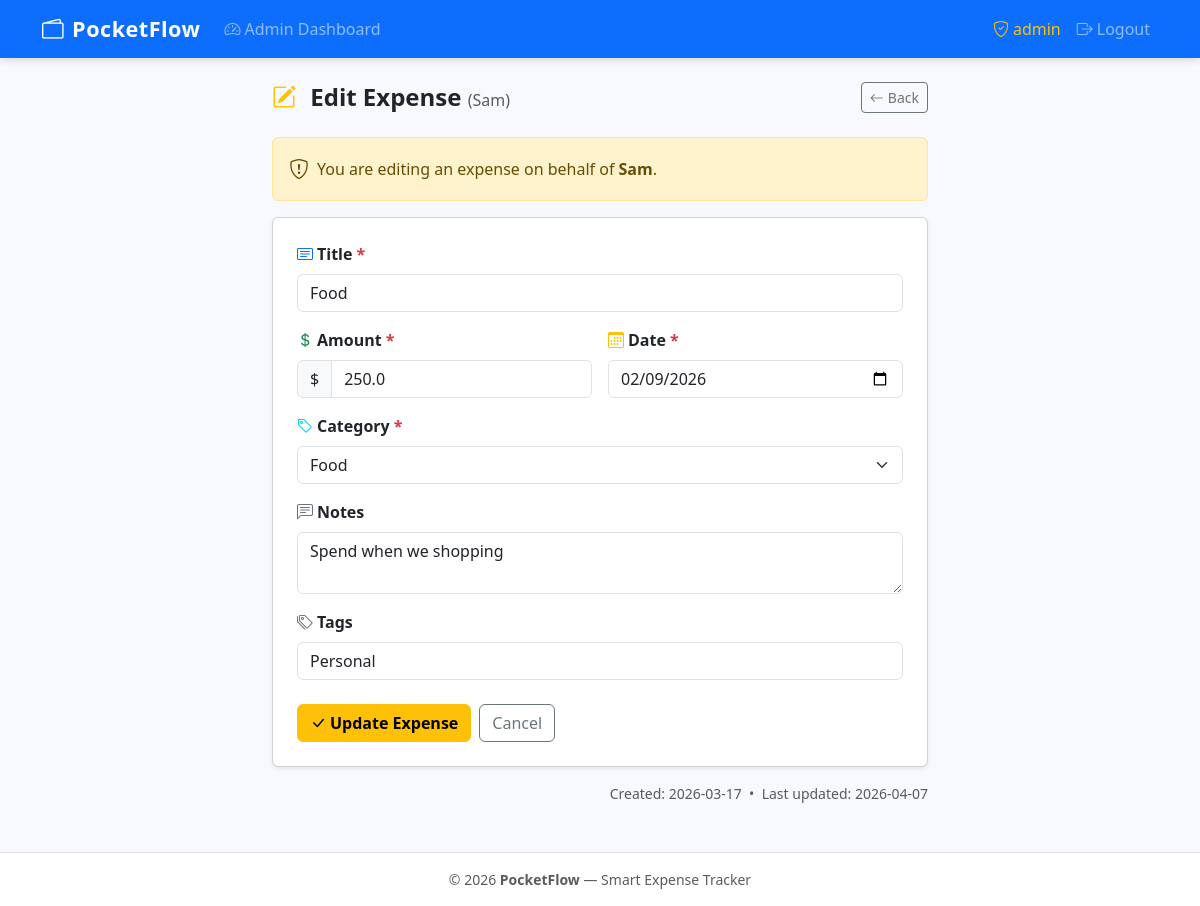
The page /admin/expense/edit/6 (signed in) on the database as committed earlier.
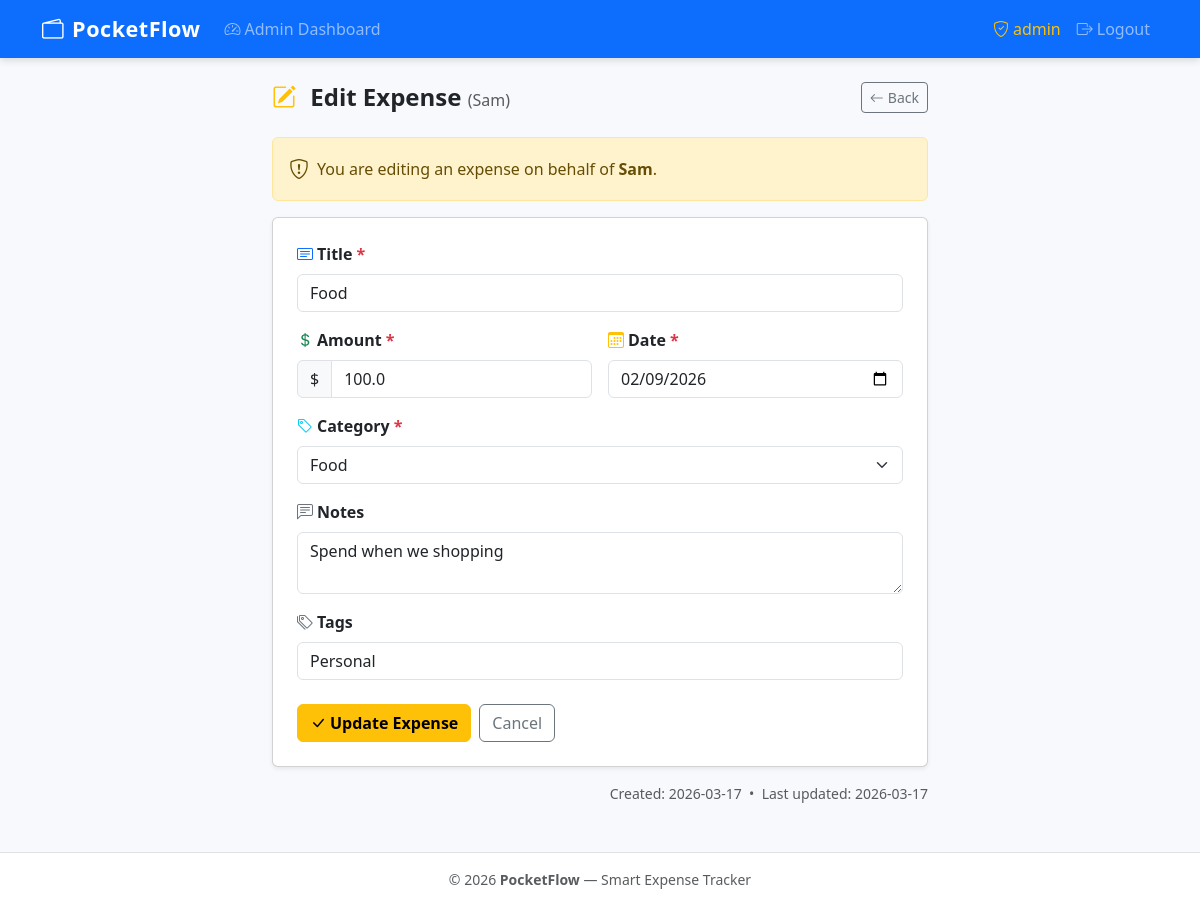
The same page on the database as committed later.
### tables this page shows
CREATE TABLE expenses (
            id         INTEGER PRIMARY KEY AUTOINCREMENT,
            user_id    INTEGER NOT NULL,
            title      TEXT    NOT NULL,
            amount     REAL    NOT NULL,
            date       TEXT    NOT NULL,
            category   TEXT    NOT NULL,
            notes      TEXT    NOT NULL DEFAULT '',
            tags       TEXT    NOT NULL DEFAULT '',
            created_at TEXT    NOT NULL DEFAULT (datetime('now')),
            updated_at TEXT    NOT NULL DEFAULT (datetime('now')),
            FOREIGN KEY (user_id) REFERENCES users(id) ON DELETE CASCADE
        );

### app.py (the view, shortened to what this page needs)
@app.route('/admin/expense/edit/<int:expense_id>', methods=['GET', 'POST'])
@admin_required
def admin_edit_expense(expense_id):
    conn    = get_db()
    expense = conn.execute(
        'SELECT e.*, u.username FROM expenses e JOIN users u ON e.user_id = u.id WHERE e.id = ?',
        [expense_id]
    ).fetchone()
    conn.close()
    if not expense:
        flash('Expense not found.', 'danger')
        return redirect(url_for('admin_dashboard'))
    return render_template('admin/edit_expense.html', expense=expense, categories=CATEGORIES)

### app.py (called while the page is built, shortened)
def get_db():
    conn = sqlite3.connect(DATABASE)
    conn.row_factory = sqlite3.Row
    conn.execute('PRAGMA foreign_keys = ON')
    return conn

def admin_required(f):
    @wraps(f)
    def decorated(*args, **kwargs):
        if 'user_id' not in session:
            flash('Please log in to continue.', 'warning')
            return redirect(url_for('login'))
        if not session.get('is_admin'):
            flash('Admin access required.', 'danger')
            return redirect(url_for('dashboard'))
        return f(*args, **kwargs)
    return decorated

@app.before_request
def load_user_from_remember_token():
    if 'user_id' in session:
        return

### templates/admin/edit_expense.html (shortened to what this page needs)
{% extends 'base.html' %}
{% block content %}
<div class="container" style="max-width:680px">
  <div class="page-header mt-2">
    <h2>
      <i class="bi bi-pencil-square me-2 text-warning"></i>
      Edit Expense
      <small class="text-muted fs-6 fw-normal">({{ expense.username }})</small>
    </h2>
    <a href="{{ url_for('admin_user_expenses', user_id=expense.user_id) }}"
       class="btn btn-outline-secondary btn-sm">
      <i class="bi bi-arrow-left me-1"></i>Back
    </a>
  </div>
  <div class="alert alert-warning d-flex align-items-center">
    <i class="bi bi-shield-exclamation me-2 fs-5"></i>
    You are editing an expense on behalf of <strong class="ms-1">{{ expense.username }}</strong>.
  </div>
  <div class="card shadow-sm">
    <div class="card-body p-4">
      <form method="POST" action="{{ url_for('admin_edit_expense', expense_id=expense.id) }}" novalidate>
        <div class="mb-3">
          <label for="title" class="form-label fw-semibold">
            <i class="bi bi-card-text me-1 text-primary"></i>Title <span class="text-danger">*</span>
          </label>
          <input type="text" id="title" name="title" class="form-control"
                 value="{{ request.form.get('title', expense.title) }}" required>
        </div>
        <div class="row g-3 mb-3">
          <div class="col-sm-6">
            <label for="amount" class="form-label fw-semibold">
              <i class="bi bi-currency-dollar me-1 text-success"></i>Amount <span class="text-danger">*</span>
            </label>
            <div class="input-group">
              <span class="input-group-text">$</span>
              <input type="number" id="amount" name="amount" class="form-control"
                     step="0.01" min="0.01"
                     value="{{ request.form.get('amount', expense.amount) }}" required>
            </div>
          </div>
          <div class="col-sm-6">
            <label for="date" class="form-label fw-semibold">
              <i class="bi bi-calendar3 me-1 text-warning"></i>Date <span class="text-danger">*</span>
            </label>
            <input type="date" id="date" name="date" class="form-control"
                   value="{{ request.form.get('date', expense.date) }}" required>
          </div>
        </div>
        <div class="mb-3">
          <label for="category" class="form-label fw-semibold">
            <i class="bi bi-tag me-1 text-info"></i>Category <span class="text-danger">*</span>
          </label>
          <select id="category" name="category" class="form-select" required>
            {% for cat in categories %}
              <option value="{{ cat }}"
                {{ 'selected' if request.form.get('category', expense.category) == cat }}>
                {{ cat }}
              </option>
            {% endfor %}
          </select>
        </div>
        <div class="mb-3">
          <label for="notes" class="form-label fw-semibold">
            <i class="bi bi-chat-left-text me-1 text-secondary"></i>Notes
          </label>
          <textarea id="notes" name="notes" class="form-control" rows="2">{{ request.form.get('notes', expense.notes) }}</textarea>
        </div>
        <div class="mb-4">
          <label for="tags" class="form-label fw-semibold">
            <i class="bi bi-tags me-1 text-secondary"></i>Tags
          </label>
          <input type="text" id="tags" name="tags" class="form-control"
                 placeholder="comma-separated"
                 value="{{ request.form.get('tags', expense.tags) }}">
        </div>
        <div class="d-flex gap-2">
          <button type="submit" class="btn btn-warning fw-semibold">
            <i class="bi bi-check-lg me-1"></i>Update Expense
          </button>
          <a href="{{ url_for('admin_user_expenses', user_id=expense.user_id) }}"
             class="btn btn-outline-secondary">Cancel</a>
        </div>
      </form>
    </div>
  </div>
  <div class="text-muted small mt-3 text-end">
    Created: {{ expense.created_at[:10] }}
    &nbsp;&bull;&nbsp;
    Last updated: {{ expense.updated_at[:10] }}
  </div>
</div>
{% endblock %}

Rows that differ between the two databases and show on the page:
changed expenses "Food": amount "250.0" → "100.0"; updated_at "2026-04-07" → "2026-03-17"
